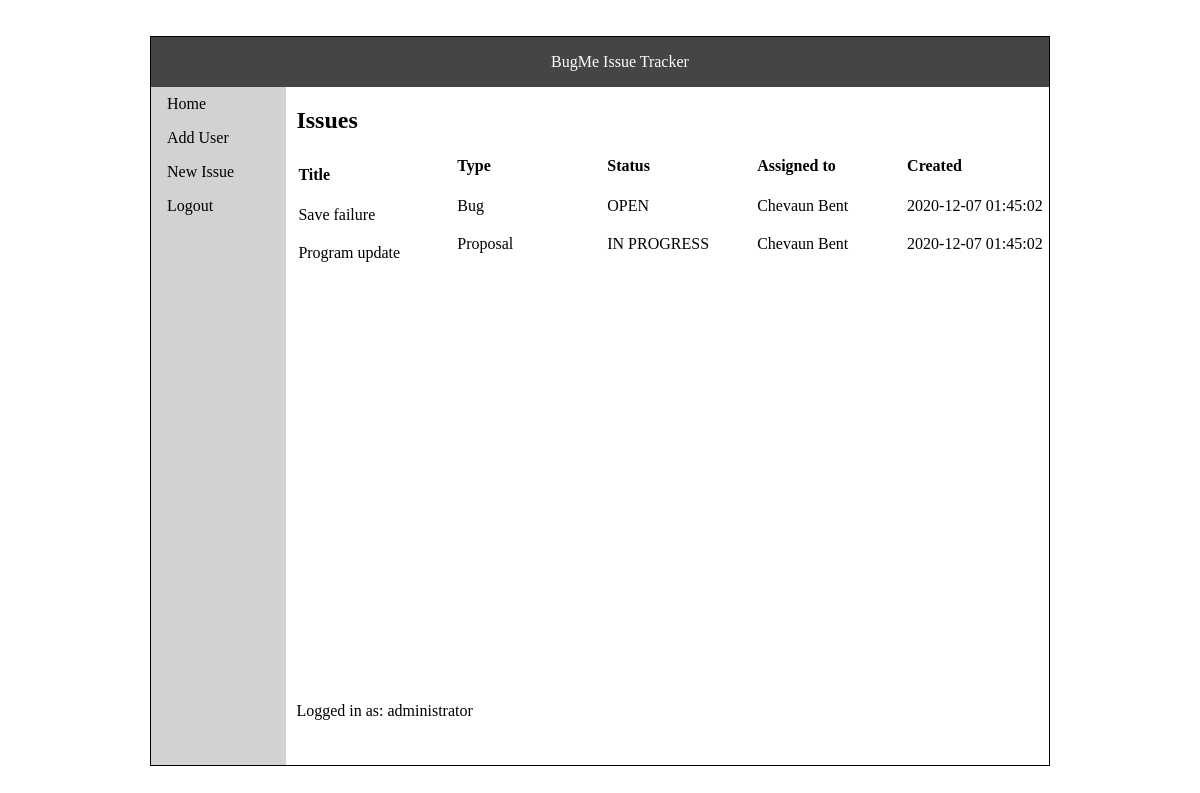
The page /scripts/dashboard.php (signed in) on the database its author committed.
### tables this page shows
CREATE TABLE IssuesTables (
   id INT AUTO_INCREMENT,
   title VARCHAR(64),
   description TEXT(254),
   type VARCHAR(64),
   priority VARCHAR(64),
   status VARCHAR(64),
   assigned_to INT,
   created_by INT,
   created DATETIME,
   updated DATETIME,
   PRIMARY KEY(id));

CREATE TABLE UsersTable (
   id INT AUTO_INCREMENT,
   firstname VARCHAR(64),
   lastname VARCHAR(64),
   password VARCHAR(64),
   email VARCHAR(64),
   datejoined DATETIME,
   record_digest VARCHAR(64),
   PRIMARY KEY(id));

### scripts/dashboard.php (the view, shortened to what this page needs)
<?php
 if(($_SESSION['loggedIn'])){
   $host = 'localhost';
   $dbname = 'BugMe';
   $DBusername = 'info2180';
   $DBpassword = '2020Sem1';
    try {
      $conn = new PDO("mysql:host=$host;dbname=$dbname", $DBusername, $DBpassword);
  } catch (PDOException $pe) {
      die("Could not connect to the database $dbname :" . $pe->getMessage());
  }
  $checkifexists = ("SELECT * FROM IssuesTables");
  $stmt = $conn->query($checkifexists);
  $results = $stmt ->fetchALL(PDO ::FETCH_ASSOC);
      $string =  '<!DOCTYPE html>'.
    '<html lang="en">'.
    '<head>'.
    '   <meta charset="UTF-8">'.
    '   <meta name="viewport" content="width=device-width, initial-scale=1.0">'.
    '   <link rel="stylesheet" type="text/css" href="http://localhost:8080/info2180-finalproject/styles/dashstyles.css" />'.
    '   <script src="http://ajax.googleapis.com/ajax/libs/jquery/1.9.1/jquery.min.js"></script>'.
    '   <script src="http://localhost:8080/info2180-finalproject/scripts/dashjavascript.js" type="text/javascript"></script>'.
    '   <title>Dashboard</title>'.
    '</head>'.
    '<body >'.
    '   <div class="grid-container">'.
    '       <header>'.
    '           <ul>'.
    '               <li id="header">'.
    '                   BugMe Issue Tracker'.
    '               </li>'.
    '           </ul>'.
    '       </header>'.
    '       <nav>'.
    '           <ul>'.
    '               <li id="home"><a href="dashboard.php">Home</a></li>'.
    '               <li id="user"><a href="adduser.php">Add User</a></li>'.
    '               <li id="issue"><a href="newissue.php">New Issue</a></li>'.
    '               <li id="logout"><a href="logout.php">Logout</a></li>'.
    '           </ul>'.
    '           <main id="display">'.
    '               <div id="topdiv">'.
    '                   <H1>Issues</H1>'.
    '               </div>'.
    '               <div id="resdiv">'.
    '                   <table>'.
    '                       <thead>'.
    '                           <tr>'.
    '                               <th class="c1">Title</th><th class="c2">Type</th><th class="c3">Status</th><th class="c4">Assigned to</th><th class="c5">Created</th>'.
    '                           </tr>'.
    '                       </thead>';
    $print =                '<tbody>';
                              foreach($results as $items){
                                $asgn = $items['assigned_to'];
                                $checkifexists = ("SELECT firstname, lastname FROM UsersTable WHERE id = '$asgn' ");
                                $stmt = $conn->query($checkifexists);
                                $results2 = $stmt ->fetchALL(PDO ::FETCH_ASSOC);
                                foreach($results2 as $items2){$res = $items2['firstname']." ".$items2['lastname'];}
                                  $print.= '<tr><td class="c1">'.$items['title'].'</td><td class="c2">'.$items['type'].'</td><td class="c3">'
                                          .$items['status'].'</td><td class="c4">'.$res.'</td><td class="c5">'.$items['created'].'</td></tr>';
                              }
    $printcontd =
    '                       </tbody>'.
    '                  </table>'.
    '               </div>'.
    '               <div id="userdiv">Logged in as: '.$_SESSION['user']. '</div>'.
    '           </main>'.
    '       </nav>'.
    '   </div>'.
    '</body>'.
    '</html>';
 echo $string;
 echo $print;
 echo $printcontd;
 }else{
          header('Location: http://localhost:8080/info2180-finalproject/index.html');
          exit;
 }
?>

### styles/dashstyles.css (style rules this page uses)
body { padding: 3%; display: flex; width: 75%; margin: auto; }
header { display: flex; justify-content: center; margin: 0; background-color: rgb(70, 69, 69); color: white; height: auto; }
header ul { list-style: none; }
nav { display: flex; justify-content: flex-start; height: 100%; }
nav > ul { background-color: rgb(210, 210, 210); padding: auto; padding-left: 0.5em; margin: 0; height: 100%; width: 150px; }
nav > ul > li { list-style: none; padding: 0.5em; }
main { margin: 0px; display: flex; flex-direction: column; }
h1 { padding-left: 10px; }
.grid-container { border: 1px solid black; display: flex; flex-direction: column; width: 100%; height: 100%; justify-content: center; }
a { text-decoration: none; color: black; }
#display { width: 100%; height: 100%; }
#topdiv { display: flex; }
#userdiv { position: absolute; bottom:10%; padding-left: 10px; }
table { width: 100%; }
.c1 { display: flex; width: 20%; padding: 10px; }
.c2 { display: flex; width: 20%; padding-left: 10px; }
.c3 { display: flex; width: 20%; padding-left: 10px; }
.c4 { display: flex; width: 20%; padding-left: 10px; }
.c5 { display: flex; width: 20%; padding-left: 10px; }
tr { display: flex; }

### rows shown on the page
issuestables: title "Save failure", type "Bug", status "OPEN", userstable.firstname+lastname "Chevaun Bent", created "2020-12-07 01:45:02"
issuestables: title "Program update", type "Proposal", status "IN PROGRESS", created "2020-12-07 01:45:02"
userstable: res "Chevaun Bent"

### other values the page prints
$_SESSION['user'] "administrator"
